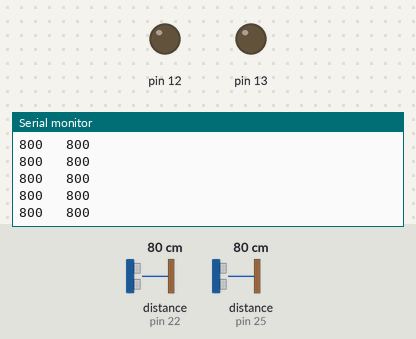
A sketch run on a simulated Arduino Uno, built with avr-gcc and run on an emulated ATmega328P. Parts: output pins drawn as LEDs (lit = HIGH), the last lines printed to the serial monitor. The inputs (shaded band) are chosen by the test bench; at power-on: distance to the obstacle (sensors on pin 22, pin 25) 80 cm.

Above: at 1.8 s.
1.9 s: distance to the obstacle (sensor on pin 22) set to 2 cm
At 2.21 s:
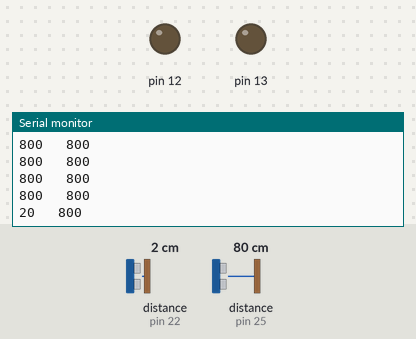
3.4 s: distance to the obstacle (sensor on pin 25) set to 2 cm
At 3.54 s:
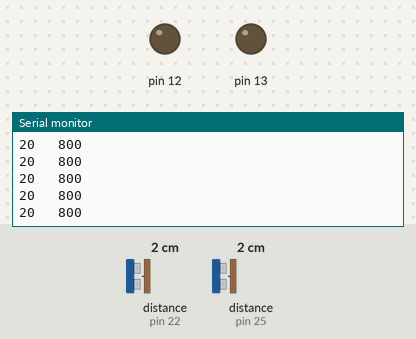
4.9 s: distance to the obstacle (sensor on pin 22) set to 4 cm
At 5.14 s:
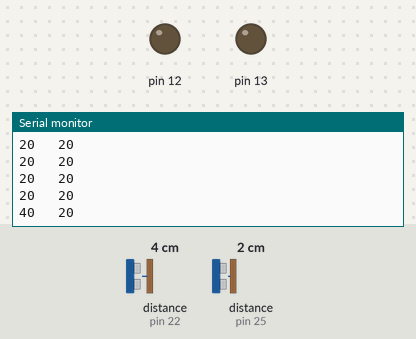
6.4 s: distance to the obstacle (sensor on pin 25) set to 4 cm
At 6.47 s:
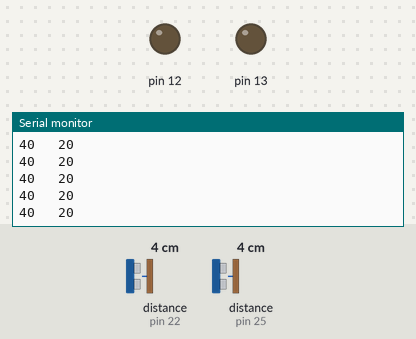
Timing chart, 0 to 8.9 s (numbered marks = the images above; inputs shaded):
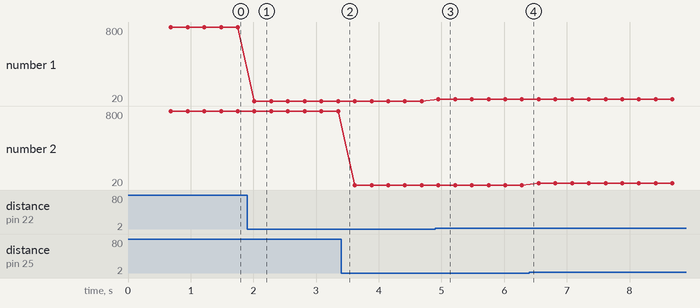

The sketch:

test_vl53l0x_couple.ino
```cpp
/* This example shows how to use continuous mode to take
range measurements with the VL53L0X. It is based on
vl53l0x_ContinuousRanging_Example.c from the VL53L0X API.

The range readings are in units of mm. */

#include <Wire.h>
#include <VL53L0X.h>

VL53L0X sensor;
VL53L0X sensor2;

void setup()
{
  setup_vl53l0x();
}

void setup_vl53l0x()
{
  pinMode(13, OUTPUT);
  pinMode(12, OUTPUT);
  digitalWrite(4, LOW);
  digitalWrite(5, LOW);

  delay(150);
  Wire.begin();
  Serial.begin (9600);

  pinMode(12, INPUT);
  delay(150);
  Serial.println("00");
  sensor.init(true);

  Serial.println("01");
  delay(100);
  sensor.setAddress((uint8_t)22);
  Serial.println("02");

  pinMode(13, INPUT);
    delay(150);
  sensor2.init(true);
  Serial.println("03");
  delay(100);
  sensor2.setAddress((uint8_t)25);
  Serial.println("04");

  Serial.println("addresses set");

  sensor.setTimeout(500);
  sensor.startContinuous();

  sensor2.setTimeout(500);
  sensor2.startContinuous();

}

void loop()
{
  Serial.print(sensor.readRangeContinuousMillimeters());
  if (sensor.timeoutOccurred()) { Serial.print(" TIMEOUT"); }

  Serial.print("   ");

  Serial.print(sensor2.readRangeContinuousMillimeters());
  if (sensor2.timeoutOccurred()) { Serial.print(" TIMEOUT"); }

  Serial.println();
  delay(200);
}
```

Measured:
- after the input at 1.9 s, the serial monitor: prints a new line after 0.12 s (image 1)
- after the input at 4.9 s, the serial monitor: prints a new line after 0.05 s (image 3)
- plotted number 1: 800 → 20 after the input at 1.9 s, 20 → 40 after the input at 4.9 s
